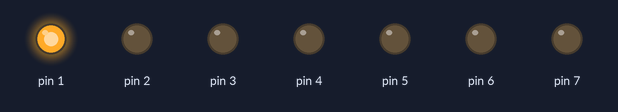
A sketch run on a simulated Arduino Uno, built with avr-gcc and run on an emulated ATmega328P. Shown: output pins drawn as LEDs (lit = HIGH).

Above: at 0.1 s.
At 4.1 s:
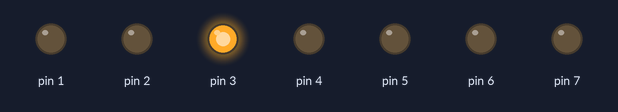
At 10.1 s:
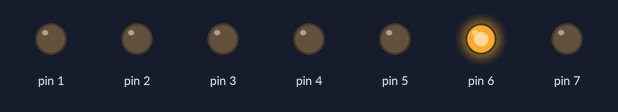
At 20.1 s:
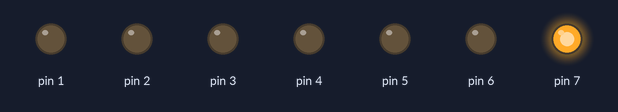
At 30.1 s:
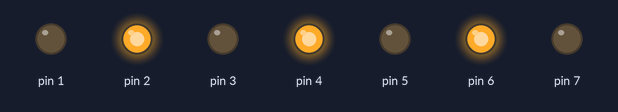
At 39.1 s:
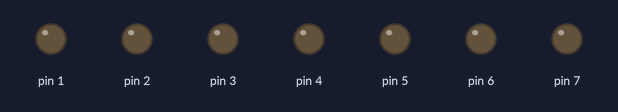
Timing chart, 0 to 40.0 s (numbered marks = the images above):
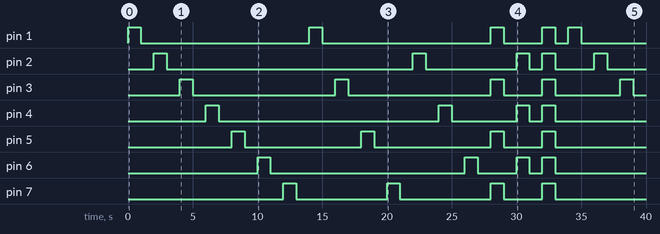

Measured:
- by itself, pin 1: LOW → HIGH at 0.00 s, → LOW 1.0 s later, → HIGH 13.0 s later, → LOW 1.0 s later, … (10 changes in this stretch)
- by itself, pin 2: LOW → HIGH at 2.0 s, → LOW 1.0 s later, → HIGH 19.0 s later, → LOW 1.0 s later, … (10 changes in this stretch)
- by itself, pin 3: LOW → HIGH at 4.0 s, → LOW 1.0 s later, → HIGH 11.0 s later, → LOW 1.0 s later, … (10 changes in this stretch)
- by itself, pin 4: LOW → HIGH at 6.0 s, → LOW 1.0 s later, → HIGH 17.0 s later, → LOW 1.0 s later, … (8 changes in this stretch)
- by itself, pin 5: LOW → HIGH at 8.0 s, → LOW 1.0 s later, → HIGH 9.0 s later, → LOW 1.0 s later, … (8 changes in this stretch)
- by itself, pin 6: LOW → HIGH at 10.0 s, → LOW 1.0 s later, → HIGH 15.0 s later, → LOW 1.0 s later, … (8 changes in this stretch)
- by itself, pin 7: LOW → HIGH at 12.0 s, → LOW 1.0 s later, → HIGH 7.0 s later, → LOW 1.0 s later, … (8 changes in this stretch)

The sketch:

test_led.ino
```cpp
void setup() {

pinMode(1, OUTPUT);//PIN繳輸出
pinMode(2, OUTPUT);
pinMode(3, OUTPUT);
pinMode(4, OUTPUT);
pinMode(5, OUTPUT);
pinMode(6, OUTPUT);
pinMode(7, OUTPUT);

}

void loop() {

digitalWrite(1, HIGH);
delay(1000);
digitalWrite(1, LOW);
delay(1000);

digitalWrite(2, HIGH);
delay(1000);
digitalWrite(2, LOW);
delay(1000);

digitalWrite(3, HIGH);
delay(1000);
digitalWrite(3, LOW);
delay(1000);

digitalWrite(4, HIGH);
delay(1000);
digitalWrite(4, LOW);
delay(1000);

digitalWrite(5, HIGH);
delay(1000);
digitalWrite(5, LOW);
delay(1000);

digitalWrite(6, HIGH);
delay(1000);
digitalWrite(6, LOW);
delay(1000);

digitalWrite(7, HIGH);
delay(1000);
digitalWrite(7, LOW);
delay(1000);

digitalWrite(1, HIGH);
delay(1000);
digitalWrite(1, LOW);
delay(1000);

digitalWrite(3, HIGH);
delay(1000);
digitalWrite(3, LOW);
delay(1000);

digitalWrite(5, HIGH);
delay(1000);
digitalWrite(5, LOW);
delay(1000);

digitalWrite(7, HIGH);
delay(1000);
digitalWrite(7, LOW);
delay(1000);

digitalWrite(2, HIGH);
delay(1000);
digitalWrite(2, LOW);
delay(1000);

digitalWrite(4, HIGH);
delay(1000);
digitalWrite(4, LOW);
delay(1000);

digitalWrite(6, HIGH);
delay(1000);
digitalWrite(6, LOW);
delay(1000);

digitalWrite(1, HIGH);
digitalWrite(3, HIGH);
digitalWrite(5, HIGH);
digitalWrite(7, HIGH);
delay(1000);
digitalWrite(1, LOW);
digitalWrite(3, LOW);
digitalWrite(5, LOW);
digitalWrite(7, LOW);
delay(1000);

digitalWrite(2, HIGH);
digitalWrite(4, HIGH);
digitalWrite(6, HIGH);
delay(1000);
digitalWrite(2, LOW);
digitalWrite(4, LOW);
digitalWrite(6, LOW);
delay(1000);

digitalWrite(1, HIGH);
digitalWrite(2, HIGH);
digitalWrite(3, HIGH);
digitalWrite(4, HIGH);
digitalWrite(5, HIGH);
digitalWrite(6, HIGH);
digitalWrite(7, HIGH);
delay(1000);
digitalWrite(1, LOW);
digitalWrite(2, LOW);
digitalWrite(3, LOW);
digitalWrite(4, LOW);
digitalWrite(5, LOW);
digitalWrite(6, LOW);
digitalWrite(7, LOW);
delay(1000);
}
```
